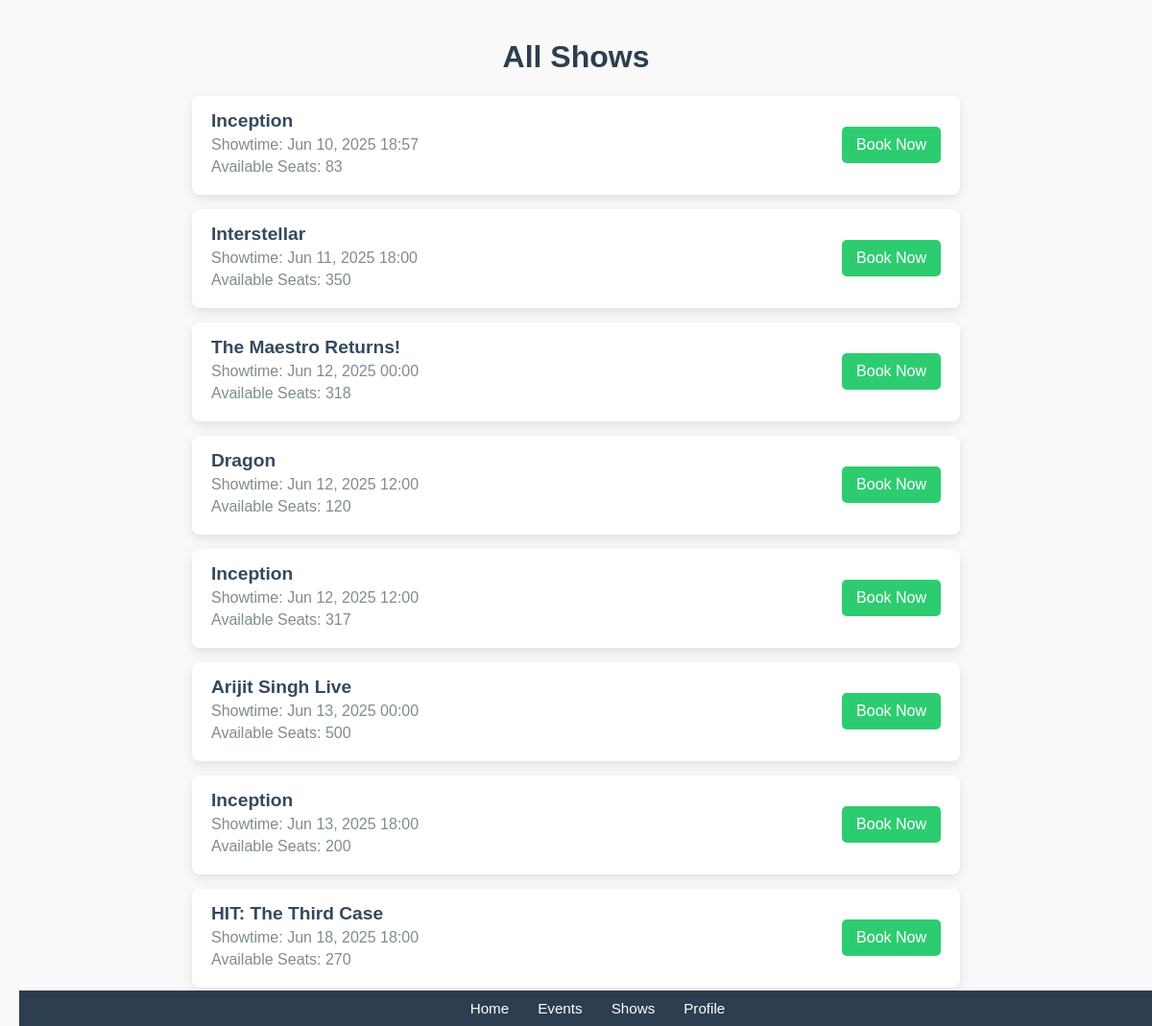
Page /shows/ on the committed database.
### cinema/models.py (models this page shows, shortened)
class Show(models.Model):
    event = models.ForeignKey(Event, on_delete=models.CASCADE)
    show_time = models.DateTimeField()
    total_seats = models.IntegerField(default=100)
    booked_seats = models.JSONField(default=list)
    price = models.DecimalField(max_digits=8, decimal_places=2, default=150.00)
    def available_seats(self):
        return self.total_seats - len(self.booked_seats)

class Event(models.Model):
    CATEGORY_CHOICES = [
        ('movie', 'Movie'),
        ('concert', 'Concert'),
        ('theater', 'Theater Play'),
        ('comedy', 'Comedy Show'),
    ]
    title = models.CharField(max_length=100)
    description = models.TextField()
    category = models.CharField(max_length=20, choices=CATEGORY_CHOICES, default='movie')
    date = models.DateField(null=True, blank=True)
    time = models.TimeField(null=True, blank=True)
    image = models.ImageField(upload_to='event_images/', blank=True, null=True)

### cinema/views.py (the view)
# urls.py: path('shows/', views.all_shows, name='all_shows'),
def all_shows(request):
    shows = Show.objects.select_related('event').order_by('show_time')
    return render(request, 'all_shows.html', {'shows': shows})

### templates/all_shows.html (shortened to what this page needs)
<!DOCTYPE html>
<html lang="en">
<head>
</head>
<body>
    <h1>All Shows</h1>
    <div class="show-list">
        {% for show in shows %}
            <div class="show-card">
                <div class="show-info">
                    <h3>{{ show.event.title }}</h3>
                    <p>Showtime: {{ show.show_time|date:"M d, Y H:i" }}</p>
                    <p>Available Seats: {{ show.available_seats }}</p>
                </div>
                <a href="{% url 'book_show' show.id %}" class="btn-book">Book Now</a>
            </div>
        {% empty %}
            <p style="text-align: center;">No shows available at the moment.</p>
        {% endfor %}
    </div>
    <footer>
    <nav>
        <a href="{% url 'home' %}"> Home</a>
        <a href="{% url 'all_events' %}"> Events</a>
        <a href="{% url 'all_shows' %}"> Shows</a>
        <a href="{% url 'profile' %}"> Profile</a>
    </nav>
</footer>
</body>
</html>

### templates/all_shows.html (style rules this page uses)
body { font-family: Arial, sans-serif; background-color: #f9f9f9; margin: 0; padding: 20px; }
h1 { text-align: center; color: #2c3e50; }
.show-list { max-width: 800px; margin: 20px auto; }
.show-card { background-color: white; border-radius: 8px; box-shadow: 0 4px 12px rgba(0,0,0,0.1); padding: 15px 20px; margin-bottom: 15px; display: flex; justify-content: space-between; align-items: center; }
.show-info { flex: 1; }
.show-info h3 { margin: 0; font-size: 1.2em; color: #34495e; }
.show-info p { margin: 5px 0; color: #7f8c8d; }
.btn-book { background-color: #2ecc71; color: white; padding: 10px 15px; text-decoration: none; border-radius: 5px; transition: background-color 0.3s; }
footer { position: fixed; bottom: 0; width: 100%; background-color: #2c3e50; color: white; padding: 10px 0; }
footer nav { display: flex; justify-content: center; gap: 25px; }
footer nav a { color: white; text-decoration: none; font-size: 0.95em; display: flex; align-items: center; gap: 5px; }

### rows in the picture
Show: event "Inception", show_time "Jun 10, 2025 18:57", available_seats "83"
Show: event "Interstellar", show_time "Jun 11, 2025 18:00", available_seats "350"
Show: event "The Maestro Returns!", show_time "Jun 12, 2025 00:00", available_seats "318"
Show: event "Dragon", show_time "Jun 12, 2025 12:00", available_seats "120"
Show: event "Inception", show_time "Jun 12, 2025 12:00", available_seats "317"
Show: event "Arijit Singh Live", show_time "Jun 13, 2025 00:00", available_seats "500"
Show: event "Inception", show_time "Jun 13, 2025 18:00", available_seats "200"
Show: event "HIT: The Third Case", show_time "Jun 18, 2025 18:00", available_seats "270"
